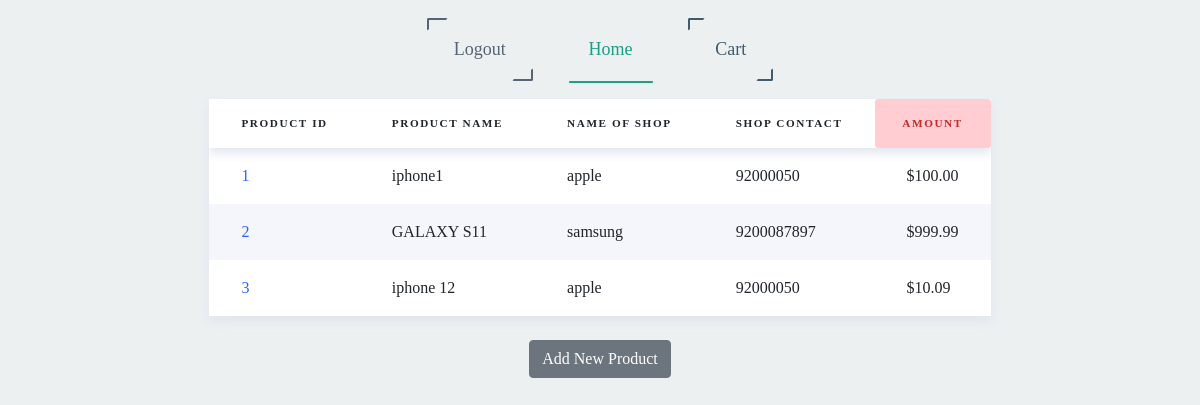
The page /home (signed in) on the database its author committed.
### Products/models.py (models this page shows)
class product(models.Model):
    pName = models.CharField(max_length=20)
    nameShop = models.CharField(max_length=20)
    shopContact = models.CharField(max_length=20)
    description = models.CharField(max_length=500)
    email = models.EmailField()
    pPrice = models.DecimalField(max_digits=5, decimal_places=2, default=9.99)
    users = models.ManyToManyField(User , null=True , blank=True)

### Products/views.py (the view)
# urls.py: 2. Add a URL to urlpatterns:  path('', views.home, name='home')
@login_required
def home(request):
    prod = product.objects.all()
    return render(request, 'Products/homePage.html' ,{"products" : prod})

### Products/templates/Products/homePage.html (shortened to what this page needs)
{%extends 'Products/layout.html'%}
{%load static%}
{%block body%}
<link rel="stylesheet" href="{% static 'Products/homePage.css'%}">
    <link rel="stylesheet" href="https://stackpath.bootstrapcdn.com/bootstrap/4.5.0/css/bootstrap.min.css">
    <div class="container my">
      <link rel="stylesheet" href="{% static 'Products/styleH.css'%}">
      <a href="{% url 'logout' %}">
        <button class="button type1">
          Logout
        </button>
      </a>
      <a href="base">
        <button class="button type2">
          Home
        </button>
      </a>
      <a href="Cart">
        <button class="button type3">
          Cart
        </button>
      </a>
    </div>
    <table>
      <thead>
        <tr>
          <th>Product ID</th>
          <th>Product Name</th>
          <th>Name of Shop</th>
          <th>shop contact </th>
          <th class='status status-unpaid'>Amount</th>
        </tr>
      </thead>
      <tbody>
        {% for product in products %}
        <tr>
          <td>
            <a href="{% url 'view' product.id%}">{{product.id}}</a>
          </td>
          <td>
            {{product.pName}}
          </td>
          <td>
            {{product.nameShop}}
          </td>
          <td>
            {{product.shopContact}}
          </td>
          <td>
            ${{product.pPrice}}
          </td>
        </tr>
        {%endfor%}
      </tbody>
    </table>
    <br>
    <a href="/add" class="btn btn-secondary">Add New Product</a>
{%endblock body%}

### Products/templates/Products/layout.html (shortened to what this page needs)
<!DOCTYPE html>
<html lang="en">
<head>
</head>
<body>
    {%block body%}
    {%endblock body%}
</body>
</html>

### Products/static/Products/homePage.css (style rules this page uses)
*, *::before, *::after { box-sizing: border-box; margin: 0; padding: 0; }
body { font-family: Mukta, sans-serif; height: 40vh; display: grid; justify-content: center; align-items: center; color: #4f546c; font-size: 0.9rem; background-color: #f9fbff; }
table { border-collapse: collapse; box-shadow: 0 5px 10px #e1e5ee; background-color: white; text-align: left; overflow: hidden; }
table thead { box-shadow: 0 5px 10px #e1e5ee; }
table th { padding: 1rem 2rem; text-transform: uppercase; letter-spacing: 0.1rem; font-size: 0.7rem; font-weight: 900; }
table td { padding: 1rem 2rem; }
table a { text-decoration: none; color: #2962ff; }
table .status { border-radius: 0.2rem; background-color: red; padding: 0.2rem 1rem; text-align: center; }
table .status-unpaid { background-color: #ffcdd2; color: #c62828; }
table tr:nth-child(even) { background-color: #f4f6fb; }

### Products/static/Products/styleH.css (style rules this page uses)
body { margin: 0 !important; padding: 0 !important; width: 100%; height: 100vh; display: flex; justify-content: flex-start; align-items: center; flex-direction: column; font-family: Raleway; background-color: #ecf0f1; min-height: 100%; }
.my { display: flex; justify-content: center; }
.button { position: relative; padding: 1em 1.5em; border: none; background-color: transparent; cursor: pointer; outline: none; font-size: 18px; margin: 1em 0.8em; }
.button.type1 { color: #566473; }
.button.type1::after, .button.type1::before { content: ''; display: block; position: absolute; width: 20%; height: 20%; border: 2px solid; transition: all 0.6s ease; border-radius: 2px; }
.button.type1::after { bottom: 0; right: 0; border-top-color: transparent; border-left-color: transparent; border-bottom-color: #566473; border-right-color: #566473; }
.button.type1::before { top: 0; left: 0; border-bottom-color: transparent; border-right-color: transparent; border-top-color: #566473; border-left-color: #566473; }
.button.type2 { color: #16a085; }
.button.type2::after, .button.type2::before { content: ''; display: block; position: absolute; top: 100%; left: 0; width: 100%; height: 2px; background-color: #16a085; transition: all 0.3s ease; transform: scale(0.85); }
.button.type3 { color: #435a6b; }
.button.type3::after, .button.type3::before { content: ''; display: block; position: absolute; width: 20%; height: 20%; border: 2px solid; transition: all 0.6s ease; border-radius: 2px; }
.button.type3::after { bottom: 0; right: 0; border-top-color: transparent; border-left-color: transparent; border-bottom-color: #435a6b; border-right-color: #435a6b; }
.button.type3::before { top: 0; left: 0; border-bottom-color: transparent; border-right-color: transparent; border-top-color: #435a6b; border-left-color: #435a6b; }

### rows shown on the page
product: id "1", pName "iphone1", nameShop "apple", shopContact "92000050", pPrice "100.00"
product: id "2", pName "GALAXY S11", nameShop "samsung", shopContact "9200087897", pPrice "999.99"
product: id "3", pName "iphone 12", nameShop "apple", shopContact "92000050", pPrice "10.09"
